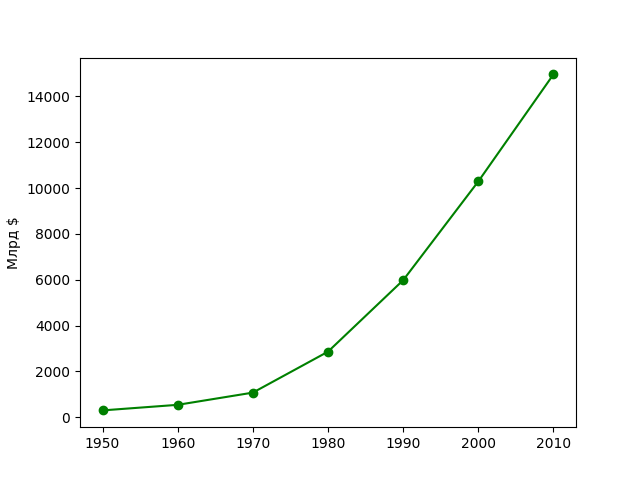

Recreate this plot in Python.
from matplotlib import pyplot as plt

years = [1950,1960,1970,1980,1990,2000,2010]
gdp = [300.2, 543.3, 1075.9, 2862.5, 5979.6, 10289.7, 14958.3]
plt.plot(years,gdp,color='green', marker='o',linestyle='solid')
plt.title = ("Номинальный показатель")
plt.ylabel("Млрд $")
plt.show()
